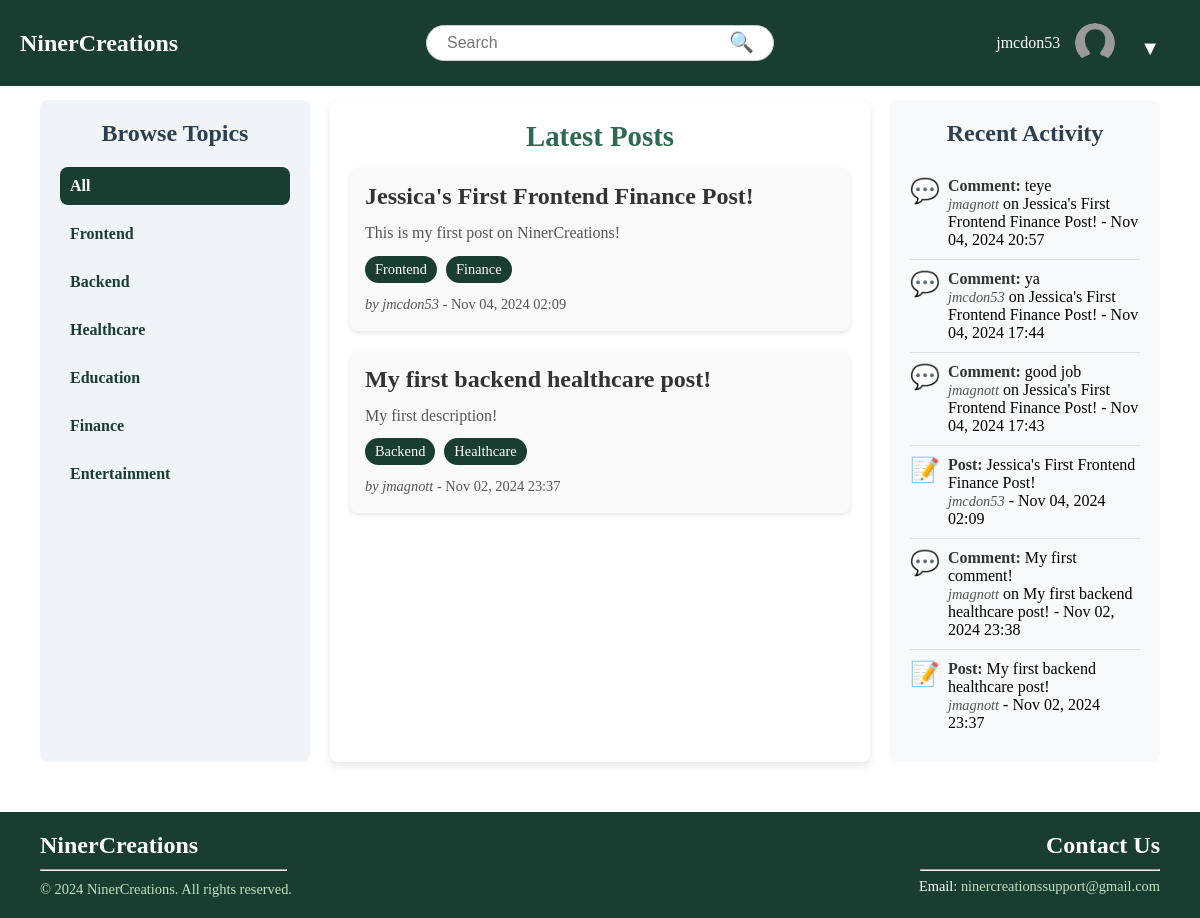
Screenshot of / (signed in) with the database file from the repository.
### NinerCreations/models.py (models this page shows, shortened)
class Topic(models.Model):
    name = models.CharField(max_length=100, unique=True)

class Post(models.Model):
    author = models.ForeignKey(User, on_delete=models.CASCADE)
    title = models.CharField(max_length=255)
    content = models.TextField()
    created_at = models.DateTimeField(auto_now_add=True)
    topics = models.ManyToManyField(Topic, related_name="posts", blank=True)
    @property
    def activity_type(self):
        return "Post"

class Comment(models.Model):
    post = models.ForeignKey(Post, on_delete=models.CASCADE, related_name="comments")
    author = models.ForeignKey(User, on_delete=models.CASCADE, null=True, blank=True)
    content = models.TextField()
    created_at = models.DateTimeField(auto_now_add=True)
    @property
    def activity_type(self):
        return "Comment"

### NinerCreations/views.py (the view)
# urls.py: path('', views.home_view, name='home'),
def home_view(request):
    topic_id = request.GET.get('topic')
    if topic_id:
        try:
            topic_id = int(topic_id)
        except ValueError:
            return render(request, '400.html', status=400)
    posts = Post.objects.filter(topics__id=topic_id).order_by('-created_at') if topic_id else Post.objects.all().order_by('-created_at')
    recent_posts = Post.objects.all().order_by('-created_at')[:10]
    recent_comments = Comment.objects.all().order_by('-created_at')[:10]
    recent_activities = sorted(
        list(recent_posts) + list(recent_comments),
        key=lambda x: x.created_at,
        reverse=True
    )[:10]
    topics = Topic.objects.all()
    return render(request, 'base/home.html', {
        'posts': posts,
        'recent_activities': recent_activities,
        'topics': topics
    })

### NinerCreations/templates/base/home.html
{% extends "base/base.html" %}
{% block content %}
<div class="content-grid">
    <aside class="sidebar-left">
        <h2>Browse Topics</h2>
        <ul>
            <li>
                <a href="{% url 'home' %}" class="{% if not request.GET.topic %}active{% endif %}">All</a>
            </li>
            {% for topic in topics %}
                <li>
                    <a href="{% url 'home' %}?topic={{ topic.id }}" class="{% if request.GET.topic == topic.id|stringformat:"s" %}active{% endif %}">
                        {{ topic.name }}
                    </a>
                </li>
            {% endfor %}
        </ul>
    </aside>
    <main class="main-content">
        <h2>Latest Posts</h2>
        <div class="posts-list">
            {% for post in posts %}
                <a href="{% url 'post_detail' post.id %}" class="post-item-link">
                    <div class="post-item">
                        <h3>{{ post.title }}</h3>
                        <p>{{ post.content|truncatewords:20 }}</p>
                        <div class="post-tags">
                            {% for topic in post.topics.all %}
                                <span class="tag">{{ topic.name }}</span>
                            {% endfor %}
                        </div>
                        <p class="post-meta">
                            <em>by {{ post.author.username }}</em> - {{ post.created_at|date:"M d, Y H:i" }}
                        </p>
                    </div>
                </a>
            {% empty %}
                <p>No posts available.</p>
            {% endfor %}
        </div>
    </main>
    <aside class="sidebar-right">
        <h2>Recent Activity</h2>
        <ul class="recent-activity-list">
            {% for activity in recent_activities %}
                <li class="activity-item">
                    <div class="activity-icon">
                        {% if activity.activity_type == 'Post' %} 📝 {% elif activity.activity_type == 'Comment' %} 💬 {% endif %}
                    </div>
                    <div class="activity-details">
                        <strong>{{ activity.activity_type }}:</strong>
                        {% if activity.activity_type == "Post" %}
                            {{ activity.title }}
                        {% else %}
                            {{ activity.content|truncatewords:10 }}
                        {% endif %}
                        <br>
                        <em>{{ activity.author.username }}</em>
                        {% if activity.activity_type == "Comment" %} on {{ activity.post.title }} {% endif %} - {{ activity.created_at|date:"M d, Y H:i" }}
                    </div>
                </li>
            {% endfor %}
        </ul>
    </aside>
</div>
{% endblock %}

### NinerCreations/templates/base/base.html (shortened to what this page needs)
{% load static %}
<!DOCTYPE html>
<html lang="en">
<head>
    <link rel="stylesheet" type="text/css" href="{% static 'css/styles.css' %}">
</head>
<body>
    <div class="wrapper">
        <div class="header">
            <div class="logo">
                <a href="/">
                    <h1>NinerCreations</h1>
                </a>
            </div>
            <div class="search-bar">
                <form action="/search/" method="get">
                    <input type="text" name="q" placeholder="Search" value="">
                    <button type="submit">&#128269;</button>
                </form>
            </div>
            <div class="header-right">
                {% if user.is_authenticated %}
                    <span>{{ user.username }}</span>
                    <div class="profile-container">
                        <div class="profile-picture">
                            <img src="{% if user.profile.profile_picture and user.profile.profile_picture.url %}{{ user.profile.profile_picture.url }}{% else %}{% static 'images/profile-placeholder.png' %}{% endif %}"
                                 alt="Profile Picture"
                                 style="width: 40px; height: 40px; border-radius: 50%; object-fit: cover;">
                        </div>
                        <div class="dropdown">
                            <button class="dropdown-btn">▼</button>
                        </div>
                    </div>
                {% else %}
                    <a href="{% url 'login' %}" class="login-btn">Login</a>
                {% endif %}
            </div>
        </div>
        <div class="content">
            {% block content %}
            {% endblock %}
        </div>
        {% include 'base/footer.html' %}
    </div>
</body>
</html>

### NinerCreations/templates/base/footer.html
{% load static %}
<div class="footer">
    <div class="footer-content">
        <div class="footer-column">
            <div class="footer-section about">
                <h2>NinerCreations</h2>
            </div>
            <hr style="width: 247px;">
            <div class="footer-bottom">
                <p>&copy; {% now "Y" %} NinerCreations. All rights reserved.</p>
            </div>
        </div>
        <div class="footer-column2">
            <div class="footer-section contact">
                <h2>Contact Us</h2>
                <hr style="width: 240px; margin-left: auto;">
                <p style="padding-top: 7px;">Email: <a href="mailto:ninercreationssupport@gmail.com">ninercreationssupport@gmail.com</a></p>
            </div>
        </div>
    </div>
</div>

### rows the page displays
Topic: name "Frontend"
Topic: name "Backend"
Topic: name "Healthcare"
Topic: name "Education"
Topic: name "Finance"
Topic: name "Entertainment"
Post: title "Jessica's First Frontend Finance Post!", content "This is my first post on NinerCreations!", author.username "jmcdon53", created_at "Nov 04, 2024 02:09", activity_type "Post"
Post: title "My first backend healthcare post!", content "My first description!", author.username "jmagnott", created_at "Nov 02, 2024 23:37", activity_type "Post"
Comment: activity_type "Comment", content "teye", author.username "jmagnott", post "Jessica's First Frontend Finance Post!", created_at "Nov 04, 2024 20:57"
Comment: activity_type "Comment", content "ya", author.username "jmcdon53", post "Jessica's First Frontend Finance Post!", created_at "Nov 04, 2024 17:44"
Comment: activity_type "Comment", content "good job", author.username "jmagnott", post "Jessica's First Frontend Finance Post!", created_at "Nov 04, 2024 17:43"
Comment: activity_type "Comment", content "My first comment!", author.username "jmagnott", post "My first backend healthcare post!", created_at "Nov 02, 2024 23:38"

### other values shown
{{ user.username }} "jmcdon53"
